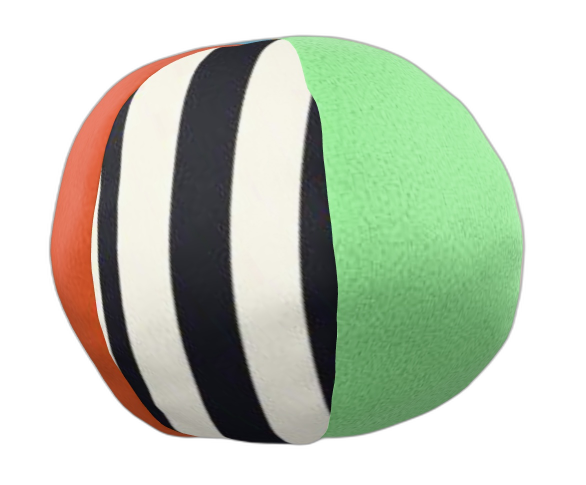
#> input picture scripts/ball_image_creation/ball_images/image_000001.jpg, 1172 x 970 px, given as the content of the folder coco2017/test2017, which was not available (shown at 1/2 size)
$ python data_augmentation.py
#> lines starting #> are read from the running program, lines starting #| are printed output that depends on the picture; pictures that were not available may be replaced by others from this repository, and a replacement may not be noted
import os
import random
from PIL import Image, ImageEnhance, ImageFilter, ImageOps
import numpy as np
import json
import cv2

# Setup paths
coco_image_dir = "coco2017/test2017"
ball_image_dir = "ball_images"
dataset_path = "../../src/object_detection/datasets/ball"

train_images_path = os.path.join(dataset_path, "train", "images")
train_labels_path = os.path.join(dataset_path, "train", "labels")
val_images_path = os.path.join(dataset_path, "validation", "images")
val_labels_path = os.path.join(dataset_path, "validation", "labels")
test_images_path = os.path.join(dataset_path, "test", "images")
test_labels_path = os.path.join(dataset_path, "test", "labels")

# Create label directories if they don't exist
os.makedirs(train_labels_path, exist_ok=True)
os.makedirs(val_labels_path, exist_ok=True)
os.makedirs(test_labels_path, exist_ok=True)

# Load COCO images and ball images
coco_images = [f for f in os.listdir(coco_image_dir) if f.endswith(('.jpg', '.png'))]
ball_images = [f for f in os.listdir(ball_image_dir) if f.endswith(('.png', '.jpg'))]

# Split ratios
train_ratio = 0.7
val_ratio = 0.2
test_ratio = 0.1

# Shuffle and split
random.shuffle(coco_images)
train_split = int(len(coco_images) * train_ratio)
val_split = train_split + int(len(coco_images) * val_ratio)

train_coco_images = coco_images[:train_split]
val_coco_images = coco_images[train_split:val_split]
test_coco_images = coco_images[val_split:]

# [46 lines left out: functions augment_image, skew_image, not called in this run]

def augment_ball(ball_image):
    ball_image = ball_image.resize((random.randint(20, 50), random.randint(20, 50)), Image.Resampling.BILINEAR)
    ball_image = ball_image.rotate(random.randint(0, 360), expand=True)

    # Random ball brightness augmentation
    enhanced_ball = ImageEnhance.Brightness(ball_image)
    ball_image = enhanced_ball.enhance(random.uniform(0.8, 1.2))

    # Random ball contrast augmentation
    enhanced_ball = ImageEnhance.Contrast(ball_image)
    ball_image = enhanced_ball.enhance(random.uniform(0.8, 1.2))

    #random ball color augmentation
    enhanced_ball = ImageEnhance.Color(ball_image)
    ball_image = enhanced_ball.enhance(random.uniform(0.8, 1.2))

    return ball_image

def generate_synthetic_data(coco_image_list, images_dir, labels_dir, split_name):
    for coco_image_name in coco_image_list:
        coco_image_path = os.path.join(coco_image_dir, coco_image_name)
        coco_image = Image.open(coco_image_path).convert("RGB")
        coco_width, coco_height = coco_image.size

        ball_image_name = random.choice(ball_images)
        ball_image_path = os.path.join(ball_image_dir, ball_image_name)
        ball_image = Image.open(ball_image_path).convert("RGBA")

        # Ensure the ball image is smaller than the COCO image
        if ball_image.width > coco_width or ball_image.height > coco_height:
            ball_image = ball_image.resize(
                (min(ball_image.width, coco_width), min(ball_image.height, coco_height)),
                Image.Resampling.BILINEAR
            )

        # Augment the ball
        ball_image = augment_ball(ball_image)

        # Random placement within valid range
        x = random.randint(0, coco_width - ball_image.width) if coco_width > ball_image.width else 0
        y = random.randint(0, coco_height - ball_image.height) if coco_height > ball_image.height else 0

        # Overlay
        coco_image.paste(ball_image, (x, y), ball_image)

        # Augment the coco image after ball overlay (optional)
        # coco_image = augment_image(coco_image)

        # Calculate bounding box (YOLO format)
        x_center = (x + ball_image.width / 2) / coco_width
        y_center = (y + ball_image.height / 2) / coco_height
        width = ball_image.width / coco_width
        height = ball_image.height / coco_height

        # Save synthetic image
        output_image_name = f"synthetic1_{split_name}_{coco_image_name}"
        output_image_path = os.path.join(images_dir, output_image_name)
        coco_image.save(output_image_path)
        print(output_image_name)

        # Create YOLO label file
        label_file_name = f"synthetic1_{split_name}_{os.path.splitext(coco_image_name)[0]}.txt"
        label_file_path = os.path.join(labels_dir, label_file_name)
        with open(label_file_path, "w") as f:
            f.write(f"0 {x_center} {y_center} {width} {height}")


# Generate data for train, val, and test sets
generate_synthetic_data(train_coco_images, train_images_path, train_labels_path, "train")
generate_synthetic_data(val_coco_images, val_images_path, val_labels_path, "val")
generate_synthetic_data(test_coco_images, test_images_path, test_labels_path, "test")
#> call 3 of generate_synthetic_data, with split_name = 'test'
#> in generate_synthetic_data (call 3), `coco_image = Image.open(coco_image_path).convert("RGB")`:
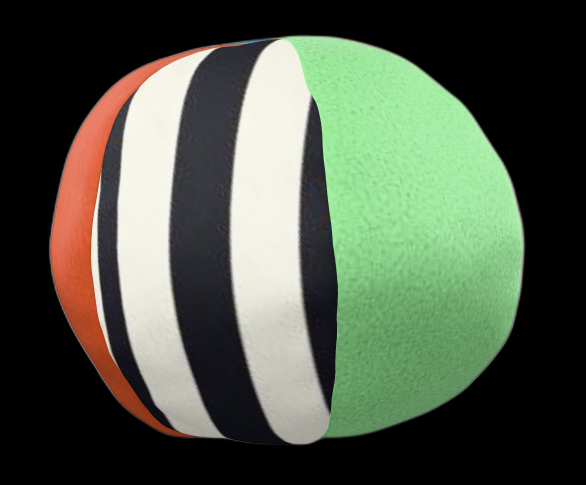
#> coco_image: PIL image 1172x970 RGB (shown at 1/2 size); mean R, G, B 80.3, 89.8, 73
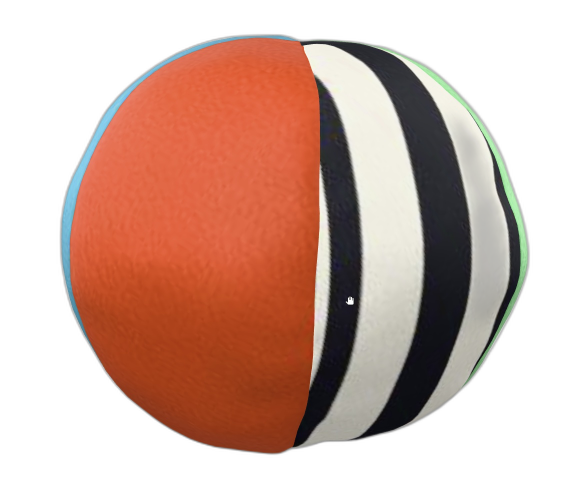
#> input picture scripts/ball_image_creation/ball_images/image_000029.jpg, 1172 x 970 px (shown at 1/2 size)
#> in generate_synthetic_data, ball_image is the input picture: PIL image 1172x970 RGBA; mean R, G, B, A 91.6, 58.7, 47.4, 136.5
#> in augment_ball, `ball_image = ball_image.resize((random.randint(20, 50), random.randint..`:
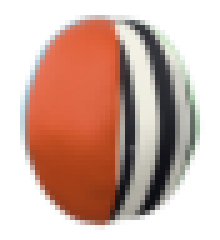
#> ball_image: PIL image 44x48 RGBA (shown 5 times larger); mean R, G, B, A 97.1, 65.1, 53.1, 136.5; transparent parts drawn white
#> in augment_ball, `ball_image = ball_image.rotate(random.randint(0, 360), expand=True)`:
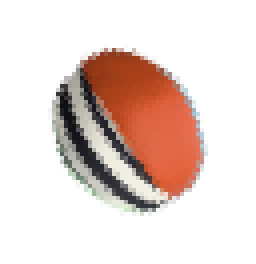
#> ball_image: PIL image 64x66 RGBA (shown 4 times larger); mean R, G, B, A 48.6, 32.6, 26.6, 68.3; transparent parts drawn white
#> in augment_ball, `ball_image = enhanced_ball.enhance(random.uniform(0.8, 1.2))`:
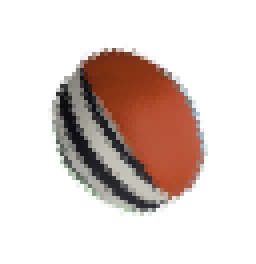
#> ball_image: PIL image 64x66 RGBA (shown 4 times larger); mean R, G, B, A 39.5, 26.5, 21.5, 68.3; transparent parts drawn white

print("Synthetic data generation with extended augmentation complete.")
